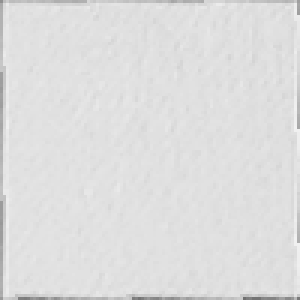
//> input picture classes/test/0/box5.2.2.png, 100 x 100 px (shown 3 times larger)
$ ./hogfeat test/0/box5.2.2.png   (built with g++ and OpenCV 4)
//> lines starting //> are read from the running program, lines starting //| are printed output that depends on the picture
### classes/feature.h
#include "opencv/cv.h"
#include "opencv2/objdetect/objdetect.hpp"
#include "opencv2/highgui/highgui.hpp"

typedef struct{
	int sizeX;
	int sizeY;
	int numFeatures;
	float *map;
} FeatureMap;
int getFeature(const IplImage * image, const int k, FeatureMap **map);


/*
// Feature map Normalization and Truncation
//
// API
// int normalizationAndTruncationFeatureMaps(featureMap *map, const float alfa);
// INPUT
// map               - feature map
// alfa              - truncation threshold
// OUTPUT
// map               - truncated and normalized feature map
// RESULT
// Error status
*/
int normalizehog(FeatureMap *map, const float alfa);

/*
// Feature map reduction
// In each cell we reduce dimension of the feature vector
// according to original paper special procedure
//
// API
// int PCAFeatureMaps(featureMap *map)
// INPUT
// map               - feature map
// OUTPUT
// map               - feature map
// RESULT
// Error status
*/
int PCAFeature(FeatureMap *map);

### classes/feature.cpp
#include "opencv/cv.h"
#include "opencv2/objdetect/objdetect.hpp"
#include "opencv2/highgui/highgui.hpp"
#include "feature.h"
#define PI CV_PI
#define NUM_SECTOR 9


#ifndef max
#define max(a,b)            (((a) > (b)) ? (a) : (b))
#endif

#ifndef min
#define min(a,b)            (((a) < (b)) ? (a) : (b))
#endif

/*
// Getting feature map for the selected subimage
//
// API
// int getFeatureMaps(const IplImage * image, const int k, featureMap **map);
// INPUT
// image             - selected subimage
// k                 - size of cells
// OUTPUT
// map               - feature map
// RESULT
// Error status
*/
int getFeature(const IplImage* image, const int k, FeatureMap **map)
{
    int sizeX, sizeY;
    int p, px, stringSize;
    int height, width, numChannels;
    int i, j, kk, c, ii, jj, d;
    float  * datadx, * datady;

    int   ch;

    float magnitude, x, y, tx, ty;

    IplImage * dx, * dy;
    int *nearest;
    float *w, a_x, b_x;


    float kernel[3] = {-1.f, 0.f, 1.f};
    CvMat kernel_dx = cvMat(1, 3, CV_32F, kernel);
    CvMat kernel_dy = cvMat(3, 1, CV_32F, kernel);


    float * r;
    int   * alfa;

    float boundary_x[NUM_SECTOR + 1];
    float boundary_y[NUM_SECTOR + 1];
    float max, dotProd;
    int   maxi;

    height = image->height;
    width  = image->width ;

    numChannels = image->nChannels;

    dx    = cvCreateImage(cvSize(image->width, image->height),
                          IPL_DEPTH_32F, 3);
    dy    = cvCreateImage(cvSize(image->width, image->height),
                          IPL_DEPTH_32F, 3);

    sizeX = width  / k;
    sizeY = height / k;
    /*px    = 3 * NUM_SECTOR;
    p     = px;*/
	p = NUM_SECTOR;
    stringSize = sizeX * p;
    //allocFeatureMapObject(map, sizeX, sizeY, p);


	(*map) = (FeatureMap *)malloc(sizeof(FeatureMap));
	(*map)->sizeX       = sizeX;
	(*map)->sizeY       = sizeY;
	(*map)->numFeatures = p;
	(*map)->map = (float *) malloc(sizeof (float) *
		(sizeX * sizeY  * p));
	for(int i = 0; i < sizeX * sizeY * p; i++)
	{
		(*map)->map[i] = 0.0f;
	}


    cvFilter2D(image, dx, &kernel_dx, cvPoint(-1, 0));
    cvFilter2D(image, dy, &kernel_dy, cvPoint(0, -1));

    float arg_vector;
    for(i = 0; i <= NUM_SECTOR; i++)
    {
        arg_vector    = ( (float) i ) * ( (float)(PI) / (float)(NUM_SECTOR) );
        boundary_x[i] = cosf(arg_vector);
        boundary_y[i] = sinf(arg_vector);
    }/*for(i = 0; i <= NUM_SECTOR; i++) */

    r    = (float *)malloc( sizeof(float) * (width * height));
    alfa = (int   *)malloc( sizeof(int  ) * (width * height * 2));

    for(j = 1; j < height - 1; j++)
    {
        datadx = (float*)(dx->imageData + dx->widthStep * j);
        datady = (float*)(dy->imageData + dy->widthStep * j);
        for(i = 1; i < width - 1; i++)
        {
            c = 0;
            x = (datadx[i * numChannels + c]);
            y = (datady[i * numChannels + c]);

            r[j * width + i] =sqrtf(x * x + y * y);
            for(ch = 1; ch < numChannels; ch++)
            {
                tx = (datadx[i * numChannels + ch]);
                ty = (datady[i * numChannels + ch]);
                magnitude = sqrtf(tx * tx + ty * ty);
                if(magnitude > r[j * width + i])
                {
                    r[j * width + i] = magnitude;
                    c = ch;
                    x = tx;
                    y = ty;
                }
            }/*for(ch = 1; ch < numChannels; ch++)*/

            max  = boundary_x[0] * x + boundary_y[0] * y;
            maxi = 0;
            for (kk = 0; kk < NUM_SECTOR; kk++)
            {
                dotProd = boundary_x[kk] * x + boundary_y[kk] * y;
                if (dotProd > max)
                {
                    max  = dotProd;
                    maxi = kk;
                }
                else
                {
                    if (-dotProd > max)
                    {
                        max  = -dotProd;
                        maxi = kk + NUM_SECTOR;
                    }
                }
            }
            alfa[j * width * 2 + i * 2    ] = maxi % NUM_SECTOR;
            alfa[j * width * 2 + i * 2 + 1] = maxi;
        }/*for(i = 0; i < width; i++)*/
    }/*for(j = 0; j < height; j++)*/


    nearest = (int  *)malloc(sizeof(int  ) *  k);
    w       = (float*)malloc(sizeof(float) * (k * 2));

    for(i = 0; i < k / 2; i++)
    {
        nearest[i] = -1;
    }/*for(i = 0; i < k / 2; i++)*/
    for(i = k / 2; i < k; i++)
    {
        nearest[i] = 1;
    }/*for(i = k / 2; i < k; i++)*/

    for(j = 0; j < k / 2; j++)
    {
        b_x = k / 2 + j + 0.5f;
        a_x = k / 2 - j - 0.5f;
        w[j * 2    ] = 1.0f/a_x * ((a_x * b_x) / ( a_x + b_x));
        w[j * 2 + 1] = 1.0f/b_x * ((a_x * b_x) / ( a_x + b_x));
    }/*for(j = 0; j < k / 2; j++)*/
    for(j = k / 2; j < k; j++)
    {
        a_x = j - k / 2 + 0.5f;
        b_x =-j + k / 2 - 0.5f + k;
        w[j * 2    ] = 1.0f/a_x * ((a_x * b_x) / ( a_x + b_x));
        w[j * 2 + 1] = 1.0f/b_x * ((a_x * b_x) / ( a_x + b_x));
    }/*for(j = k / 2; j < k; j++)*/


    for(i = 0; i < sizeY; i++)
    {
      for(j = 0; j < sizeX; j++)
      {
        for(ii = 0; ii < k; ii++)
        {
          for(jj = 0; jj < k; jj++)
          {
            if ((i * k + ii > 0) &&
                (i * k + ii < height - 1) &&
                (j * k + jj > 0) &&
                (j * k + jj < width  - 1))
            {
              d = (k * i + ii) * width + (j * k + jj);
              (*map)->map[ i * stringSize + j * (*map)->numFeatures + alfa[d * 2    ]] +=
                  r[d] * w[ii * 2] * w[jj * 2];
              /*(*map)->map[ i * stringSize + j * (*map)->numFeatures + alfa[d * 2 + 1] + NUM_SECTOR] +=
                  r[d] * w[ii * 2] * w[jj * 2];*/
              if ((i + nearest[ii] >= 0) &&
                  (i + nearest[ii] <= sizeY - 1))
              {
                (*map)->map[(i + nearest[ii]) * stringSize + j * (*map)->numFeatures + alfa[d * 2    ]             ] +=
                  r[d] * w[ii * 2 + 1] * w[jj * 2 ];
                /*(*map)->map[(i + nearest[ii]) * stringSize + j * (*map)->numFeatures + alfa[d * 2 + 1] + NUM_SECTOR] +=
                  r[d] * w[ii * 2 + 1] * w[jj * 2 ];*/
              }
              if ((j + nearest[jj] >= 0) &&
                  (j + nearest[jj] <= sizeX - 1))
              {
                (*map)->map[i * stringSize + (j + nearest[jj]) * (*map)->numFeatures + alfa[d * 2    ]             ] +=
                  r[d] * w[ii * 2] * w[jj * 2 + 1];
                /*(*map)->map[i * stringSize + (j + nearest[jj]) * (*map)->numFeatures + alfa[d * 2 + 1] + NUM_SECTOR] +=
                  r[d] * w[ii * 2] * w[jj * 2 + 1];*/
              }
              if ((i + nearest[ii] >= 0) &&
                  (i + nearest[ii] <= sizeY - 1) &&
                  (j + nearest[jj] >= 0) &&
                  (j + nearest[jj] <= sizeX - 1))
              {
                (*map)->map[(i + nearest[ii]) * stringSize + (j + nearest[jj]) * (*map)->numFeatures + alfa[d * 2    ]             ] +=
                  r[d] * w[ii * 2 + 1] * w[jj * 2 + 1];
                /*(*map)->map[(i + nearest[ii]) * stringSize + (j + nearest[jj]) * (*map)->numFeatures + alfa[d * 2 + 1] + NUM_SECTOR] +=
                  r[d] * w[ii * 2 + 1] * w[jj * 2 + 1];*/
              }
            }
          }/*for(jj = 0; jj < k; jj++)*/
        }/*for(ii = 0; ii < k; ii++)*/
      }/*for(j = 1; j < sizeX - 1; j++)*/
    }/*for(i = 1; i < sizeY - 1; i++)*/

    cvReleaseImage(&dx);
    cvReleaseImage(&dy);


    free(w);
    free(nearest);

    free(r);
    free(alfa);

    return 1;
}

/*
// Feature map Normalization and Truncation
//
// API
// int normalizeAndTruncate(featureMap *map, const float alfa);
// INPUT
// map               - feature map
// alfa              - truncation threshold
// OUTPUT
// map               - truncated and normalized feature map
// RESULT
// Error status
*/
int normalizehog(FeatureMap *map, const float alfa)
{
    int i,j, ii;
    int sizeX, sizeY, p, pos, pp, xp, pos1, pos2;
    float * partOfNorm; // norm of C(i, j)
    float * newData;
    float   valOfNorm;

    sizeX     = map->sizeX;
    sizeY     = map->sizeY;
    partOfNorm = (float *)malloc (sizeof(float) * (sizeX * sizeY));

    p  = NUM_SECTOR;
    /*xp = NUM_SECTOR * 3;
    pp = NUM_SECTOR * 12;*/
	xp = NUM_SECTOR;
	pp = NUM_SECTOR * 4;

    for(i = 0; i < sizeX * sizeY; i++)
    {
        valOfNorm = 0.0f;
        pos = i * map->numFeatures;
        for(j = 0; j < p; j++)
        {
            valOfNorm += map->map[pos + j] * map->map[pos + j];
        }/*for(j = 0; j < p; j++)*/
        partOfNorm[i] = valOfNorm;
    }/*for(i = 0; i < sizeX * sizeY; i++)*/

    sizeX -= 2;
    sizeY -= 2;

    newData = (float *)malloc (sizeof(float) * (sizeX * sizeY * pp));
//normalization
    for(i = 1; i <= sizeY; i++)
    {
        for(j = 1; j <= sizeX; j++)
        {
            valOfNorm = sqrtf(
                partOfNorm[(i    )*(sizeX + 2) + (j    )] +
                partOfNorm[(i    )*(sizeX + 2) + (j + 1)] +
                partOfNorm[(i + 1)*(sizeX + 2) + (j    )] +
                partOfNorm[(i + 1)*(sizeX + 2) + (j + 1)]);
            pos1 = (i  ) * (sizeX + 2) * xp + (j  ) * xp;
            pos2 = (i-1) * (sizeX    ) * pp + (j-1) * pp;
			if (valOfNorm==0.0)
			{
				for(ii = 0; ii < p; ii++)
				{
					newData[pos2 + ii        ] = alfa;
				}/*for(ii = 0; ii < p; ii++)*/
				//for(ii = 0; ii < 2 * p; ii++)
				//{
				//	newData[pos2 + ii + p * 4] = alfa;
				//}/*for(ii = 0; ii < 2 * p; ii++)*/
			}
			else
			{
				for(ii = 0; ii < p; ii++)
				{
					newData[pos2 + ii        ] = map->map[pos1 + ii    ] / valOfNorm;
				}/*for(ii = 0; ii < p; ii++)*/
				//for(ii = 0; ii < 2 * p; ii++)
				//{
				//	newData[pos2 + ii + p * 4] = map->map[pos1 + ii + p] / valOfNorm;
				//}/*for(ii = 0; ii < 2 * p; ii++)*/
			}
            // [8 lines of commented-out code are left out]
            valOfNorm = sqrtf(
                partOfNorm[(i    )*(sizeX + 2) + (j    )] +
                partOfNorm[(i    )*(sizeX + 2) + (j + 1)] +
                partOfNorm[(i - 1)*(sizeX + 2) + (j    )] +
                partOfNorm[(i - 1)*(sizeX + 2) + (j + 1)]);
            if (valOfNorm==0.0)
            {
				for(ii = 0; ii < p; ii++)
				{
					newData[pos2 + ii + p    ] = alfa;
				}/*for(ii = 0; ii < p; ii++)*/
				//for(ii = 0; ii < 2 * p; ii++)
				//{
				//	newData[pos2 + ii + p * 6] = alfa;
				//}/*for(ii = 0; ii < 2 * p; ii++)*/
            }
            else
            {
				for(ii = 0; ii < p; ii++)
				{
					newData[pos2 + ii + p    ] = map->map[pos1 + ii    ] / valOfNorm;
				}/*for(ii = 0; ii < p; ii++)*/
				//for(ii = 0; ii < 2 * p; ii++)
				//{
				//	newData[pos2 + ii + p * 6] = map->map[pos1 + ii + p] / valOfNorm;
				//}/*for(ii = 0; ii < 2 * p; ii++)*/
            }
			// [8 lines of commented-out code are left out]
            valOfNorm = sqrtf(
                partOfNorm[(i    )*(sizeX + 2) + (j    )] +
                partOfNorm[(i    )*(sizeX + 2) + (j - 1)] +
                partOfNorm[(i + 1)*(sizeX + 2) + (j    )] +
                partOfNorm[(i + 1)*(sizeX + 2) + (j - 1)]);
			if (valOfNorm==0.0)
			{
				for(ii = 0; ii < p; ii++)
				{
					newData[pos2 + ii + p * 2] = alfa;
				}/*for(ii = 0; ii < p; ii++)*/
				//for(ii = 0; ii < 2 * p; ii++)
				//{
				//	newData[pos2 + ii + p * 8] = alfa;
				//}/*for(ii = 0; ii < 2 * p; ii++)*/
			}
			else
			{
				for(ii = 0; ii < p; ii++)
				{
					newData[pos2 + ii + p * 2] = map->map[pos1 + ii    ] / valOfNorm;
				}/*for(ii = 0; ii < p; ii++)*/
				//for(ii = 0; ii < 2 * p; ii++)
				//{
				//	newData[pos2 + ii + p * 8] = map->map[pos1 + ii + p] / valOfNorm;
				//}/*for(ii = 0; ii < 2 * p; ii++)*/
			}
            // [8 lines of commented-out code are left out]
            valOfNorm = sqrtf(
                partOfNorm[(i    )*(sizeX + 2) + (j    )] +
                partOfNorm[(i    )*(sizeX + 2) + (j - 1)] +
                partOfNorm[(i - 1)*(sizeX + 2) + (j    )] +
                partOfNorm[(i - 1)*(sizeX + 2) + (j - 1)]);
            if (valOfNorm==0.0)
            {
				for(ii = 0; ii < p; ii++)
				{
					newData[pos2 + ii + p * 3 ] = alfa;
				}/*for(ii = 0; ii < p; ii++)*/
				//for(ii = 0; ii < 2 * p; ii++)
				//{
				//	newData[pos2 + ii + p * 10] = alfa;
				//}/*for(ii = 0; ii < 2 * p; ii++)*/
            }
            else
            {
				for(ii = 0; ii < p; ii++)
				{
					newData[pos2 + ii + p * 3 ] = map->map[pos1 + ii    ] / valOfNorm;
				}/*for(ii = 0; ii < p; ii++)*/
				//for(ii = 0; ii < 2 * p; ii++)
				//{
				//	newData[pos2 + ii + p * 10] = map->map[pos1 + ii + p] / valOfNorm;
				//}/*for(ii = 0; ii < 2 * p; ii++)*/
            }
			// [8 lines of commented-out code are left out]
        }/*for(j = 1; j <= sizeX; j++)*/
    }/*for(i = 1; i <= sizeY; i++)*/
//truncation
    for(i = 0; i < sizeX * sizeY * pp; i++)
    {
        if(newData [i] > alfa) newData [i] = alfa;
    }/*for(i = 0; i < sizeX * sizeY * pp; i++)*/
//swop data

    map->numFeatures  = pp;
    map->sizeX = sizeX;
    map->sizeY = sizeY;

    free (map->map);
    free (partOfNorm);

    map->map = newData;

    return 1;
}
/*
// Feature map reduction
// In each cell we reduce dimension of the feature vector
// according to original paper special procedure
//
// API
// int PCAFeatureMaps(featureMap *map)
// INPUT
// map               - feature map
// OUTPUT
// map               - feature map
// RESULT
// Error status
*/
int PCAFeature(FeatureMap *map)
{
    int i,j, ii, jj, k;
    int sizeX, sizeY, p,  pp, xp, yp, pos1, pos2;
    float * newData;
    float val;
    float nx, ny;

    sizeX = map->sizeX;
    sizeY = map->sizeY;
    p     = map->numFeatures;
    //pp    = NUM_SECTOR * 3 + 4;
	pp    = NUM_SECTOR + 4;
    yp    = 4;
    xp    = NUM_SECTOR;

    nx    = 1.0f / sqrtf((float)(xp * 2));
    ny    = 1.0f / sqrtf((float)(yp    ));

    newData = (float *)malloc (sizeof(float) * (sizeX * sizeY * pp));

    for(i = 0; i < sizeY; i++)
    {
        for(j = 0; j < sizeX; j++)
        {
            pos1 = ((i)*sizeX + j)*p;
            pos2 = ((i)*sizeX + j)*pp;
            k = 0;
            // [10 lines of commented-out code are left out]
            for(jj = 0; jj < xp; jj++)
            {
                val = 0;
                for(ii = 0; ii < yp; ii++)
                {
                    val += map->map[pos1 + ii * xp + jj];
                }/*for(ii = 0; ii < yp; ii++)*/
                newData[pos2 + k] = val * ny;
                k++;
            }/*for(jj = 0; jj < xp; jj++)*/
            for(ii = 0; ii < yp; ii++)
            {
                val = 0;
                //for(jj = 0; jj < 2 * xp; jj++)
                //{
                //    val += map->map[pos1 + yp * xp + ii * xp * 2 + jj];
                //}/*for(jj = 0; jj < xp; jj++)*/

				for(jj = 0; jj <  xp; jj++)
				{
					val += map->map[pos1 + ii * xp + jj];
				}/*for(jj = 0; jj < xp; jj++)*/
                newData[pos2 + k] = val * nx;
                k++;
            } /*for(ii = 0; ii < yp; ii++)*/
        }/*for(j = 0; j < sizeX; j++)*/
    }/*for(i = 0; i < sizeY; i++)*/
//swop data

    map->numFeatures = pp;

    free (map->map);

    map->map = newData;

    return 1;
}

### classes/hogfeat.cpp
#include <opencv/cv.h>
#include <opencv/highgui.h>

#include <stdio.h>
#include <string.h>
#include <ctype.h>
#include <cmath>
#include "feature.h"

using namespace cv;
using namespace std;

IplImage * cropImage(IplImage * src, int x, int y, int width, int height)
{
	cvSetImageROI(src, cvRect(x, y, width , height));
	IplImage * dst = cvCreateImage(cvSize(width,height), IPL_DEPTH_8U , src->nChannels);
	cvCopy(src, dst, 0);
    cvResetImageROI(src);
	return dst;
}

int main(int argc, char** argv)
{
	if(argc < 2)
	{
		cerr<<"Error: no input image!"<<endl;
		return -1;
	}
	IplImage * _image = cvLoadImage(argv[1], 1);
//> _image is the input picture: 100 rows x 100 cols, CV_8UC3; min 111, max 242, mean 222.1
	IplImage * image = cropImage(_image, 2, 2, _image->width - 4, _image->height-4);
//> in cropImage, `cvSetImageROI(src, cvRect(x, y, width , height));`:
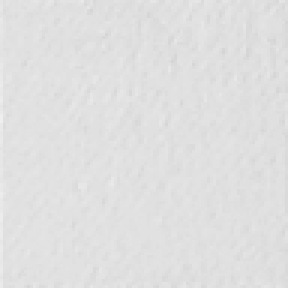
//> src: 96 rows x 96 cols, CV_8UC3 (shown 3 times larger); min 212, max 239, mean 223.8

	//cout<<"ndim = "<<image->nChannels<<endl;
	FeatureMap ** map = new (FeatureMap*);
	getFeature(image, 8, map);
//> in getFeature, `cvFilter2D(image, dx, &kernel_dx, cvPoint(-1, 0));`:
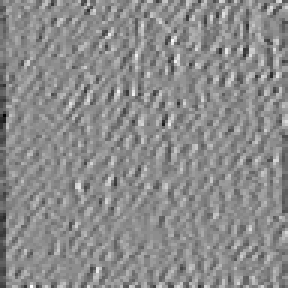
//> dx: 96 rows x 96 cols, CV_32FC3 (shown 3 times larger); min -20, max 16, mean -0.238; drawn with min black and max white
//> in getFeature, `cvFilter2D(image, dy, &kernel_dy, cvPoint(0, -1));`:
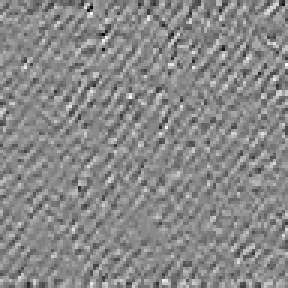
//> dy: 96 rows x 96 cols, CV_32FC3 (shown 3 times larger); min -14, max 12, mean -0.0119; drawn with min black and max white
//> the loop in getFeature, `for(j = 1; j < height - 1; j++)` made 94 passes
//> (x, y, tx, ty, magnitude) on passes 1 to 8: (-1, -12, -1, -12, 12.04), (4, 2, 4, 2, 4.47), (3, 5, 3, 5, 5.83), (0, 1, 0, 1, 1), (0, -1, 0, -1, 1), (-5, 2, -5, 2, 5.39), (-9, 1, -9, 1, 9.06), (-7, -2, -7, -2, 7.28)
//> after the loop in getFeature, `for(j = 1; j < height - 1; j++)`: c = 0; x = -4; y = 3; tx = -4; ty = 3; magnitude = 5; max = 4.99; maxi = 7
//> the loop in getFeature, `for(i = 0; i < sizeY; i++)` made 12 passes
//> d on passes 1 to 8: 766, 1534, 2302, 3070, 3838, 4606, 5374, 6142
//> after the loop in getFeature, `for(i = 0; i < sizeY; i++)`: d = 9118
	normalizehog(*map, 0.2);
//> in normalizehog, `sizeX     = map->sizeX;`: sizeX = 12
//> the loop in normalizehog, `for(i = 0; i < sizeX * sizeY; i++)` made 144 passes
//> (pos, valOfNorm) on passes 1 to 8: (0, 2563.7), (9, 4204.7), (18, 6931.5), (27, 7827.3), (36, 6360.5), (45, 6159.3), (54, 6843.4), (63, 9939.4)
//> after the loop in normalizehog, `for(i = 0; i < sizeX * sizeY; i++)`: valOfNorm = 2939
//> in normalizehog, `sizeX -= 2;`: sizeX = 10
//> the loop in normalizehog, `for(i = 1; i <= sizeY; i++)` made 10 passes
//> (valOfNorm, pos1, pos2) on passes 1 to 8: (207.2, 198, 324), (232.6, 306, 684), (231.8, 414, 1044), (186.1, 522, 1404), (160.8, 630, 1764), (180.3, 738, 2124), (171.1, 846, 2484), (144.3, 954, 2844)
//> after the loop in normalizehog, `for(i = 1; i <= sizeY; i++)`: valOfNorm = 178.7; pos1 = 1170; pos2 = 3564
//> in normalizehog, `map->sizeX = sizeX;`: map->sizeX = 10
	PCAFeature(*map);
//> in PCAFeature, `p     = map->numFeatures;`: p = 36
//> the loop in PCAFeature, `for(i = 0; i < sizeY; i++)` made 10 passes
//> (pos1, pos2, val) on passes 1 to 8: (324, 117, 1.2), (684, 247, 1.17), (1044, 377, 1.13), (1404, 507, 1.08), (1764, 637, 1.21), (2124, 767, 1.22), (2484, 897, 1.23), (2844, 1027, 1.21)
//> after the loop in PCAFeature, `for(i = 0; i < sizeY; i++)`: pos1 = 3564; pos2 = 1287; k = 13; val = 1.18

	int nFeat = (*map)->numFeatures * (*map)->sizeX * (*map)->sizeY;
//> nFeat = 1300
	//cout<<"nFeat = "<<nFeat<<endl;
	float * _map = (*map)->map;
	vector<float> descriptors(_map, _map+nFeat);
//> descriptors = 1300 values, max 0.4 at index 0, min 0.000191 at index 1097, mean 0.26
	//cout<<"des.size() = "<<descriptors.size()<<endl;

	if(argc == 3)
		printf("%s", argv[2]);

	for(int j = 0; j < nFeat; j++)
	{
		printf(" %d:%f", j+1, descriptors[j]);
	}
//> this loop made 1300 passes
//|  1:0.400000 2:0.400000 3:0.390405 4:0.238970 5:0.399156
//> (output is shown up to pass 5 of 1300)
	printf("\n");
	delete map;
//> (the run ends here: the program crashes, at `delete [] (*map);`)

$ run again, on classes/test/0/box6.0.2.png
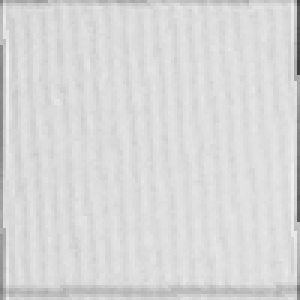
//> input picture classes/test/0/box6.0.2.png, 100 x 100 px (shown 3 times larger)
//> _image is the input picture: 100 rows x 100 cols, CV_8UC3; min 64, max 241, mean 216.5
//> in getFeature, `cvFilter2D(image, dx, &kernel_dx, cvPoint(-1, 0));`:
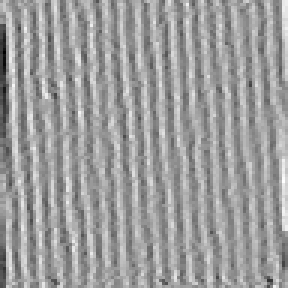
//> dx: 96 rows x 96 cols, CV_32FC3 (shown 3 times larger); min -37, max 23, mean 0; drawn with min black and max white
//> in getFeature, `cvFilter2D(image, dy, &kernel_dy, cvPoint(0, -1));`:
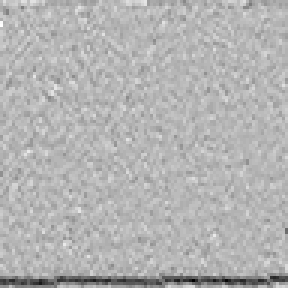
//> dy: 96 rows x 96 cols, CV_32FC3 (shown 3 times larger); min -43, max 17, mean -0.671; drawn with min black and max white
//> the loop in getFeature, `for(j = 1; j < height - 1; j++)` made 94 passes
//> (x, y, tx, ty, magnitude) on passes 1 to 8: (18, -3, 18, -3, 18.25), (19, -1, 19, -1, 19.03), (19, 0, 19, 0, 19), (17, 2, 17, 2, 17.12), (16, 2, 16, 2, 16.12), (13, 0, 13, 0, 13), (15, -3, 15, -3, 15.3), (13, -4, 13, -4, 13.6)
//> after the loop in getFeature, `for(j = 1; j < height - 1; j++)`: c = 0; y = -7; tx = 0; ty = -7; magnitude = 7; max = 6.89; maxi = 13
//> the loop in getFeature, `for(i = 0; i < sizeY; i++)` made 12 passes
//> d on passes 1 to 8: 766, 1534, 2302, 3070, 3838, 4606, 5374, 6142
//> after the loop in getFeature, `for(i = 0; i < sizeY; i++)`: d = 9118
//> in normalizehog, `sizeX     = map->sizeX;`: sizeX = 12
//> the loop in normalizehog, `for(i = 0; i < sizeX * sizeY; i++)` made 144 passes
//> (pos, valOfNorm) on passes 1 to 8: (0, 19393.1), (9, 36533.6), (18, 45035.6), (27, 25477.3), (36, 30888.3), (45, 28151.6), (54, 23828.5), (63, 27949.2)
//> after the loop in normalizehog, `for(i = 0; i < sizeX * sizeY; i++)`: valOfNorm = 49912.7
//> in normalizehog, `sizeX -= 2;`: sizeX = 10
//> the loop in normalizehog, `for(i = 1; i <= sizeY; i++)` made 10 passes
//> (valOfNorm, pos1, pos2) on passes 1 to 8: (320.3, 198, 324), (343.9, 306, 684), (366.4, 414, 1044), (396, 522, 1404), (379.3, 630, 1764), (363.4, 738, 2124), (331.1, 846, 2484), (309.9, 954, 2844)
//> after the loop in normalizehog, `for(i = 1; i <= sizeY; i++)`: valOfNorm = 322.5; pos1 = 1170; pos2 = 3564
//> in normalizehog, `map->sizeX = sizeX;`: map->sizeX = 10
//> p = 36
//> the loop in PCAFeature, `for(i = 0; i < sizeY; i++)` made 10 passes
//> (pos1, pos2, val) on passes 1 to 8: (324, 117, 0.894), (684, 247, 0.821), (1044, 377, 0.857), (1404, 507, 0.751), (1764, 637, 0.644), (2124, 767, 0.682), (2484, 897, 0.82), (2844, 1027, 0.816)
//> after the loop in PCAFeature, `for(i = 0; i < sizeY; i++)`: pos1 = 3564; pos2 = 1287; k = 13; val = 0.794
//> nFeat = 1300
//> descriptors = 1300 values, max 0.4 at index 0, min 0.000126 at index 967, mean 0.175
//> the loop `for(int j = 0; j < nFeat; j++)` made 1300 passes
//|  1:0.400000 2:0.266112 3:0.092475 4:0.052804 5:0.041202
//> (output is shown up to pass 5 of 1300)
